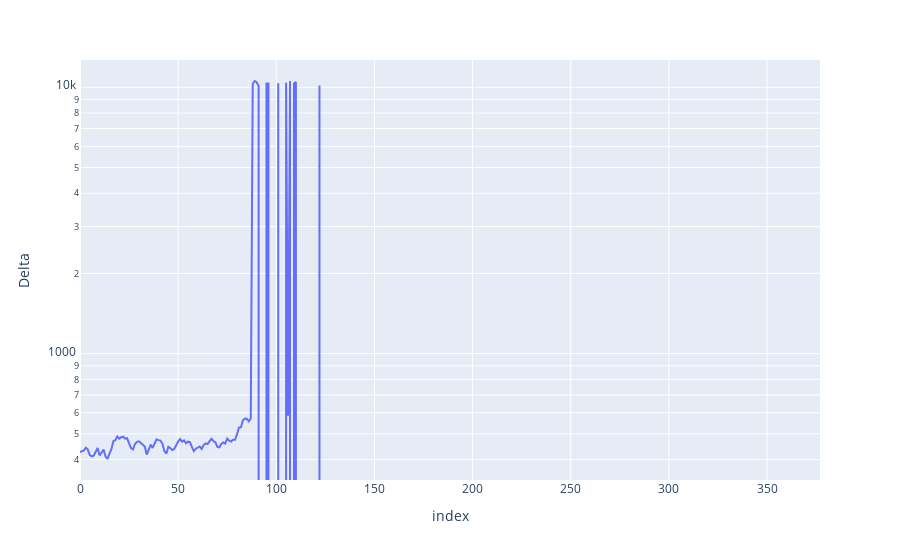

This figure's notebook cell:
### Markdown cell above
### Delta

### Code cell
px.line(greeks_df, y="Delta", log_y=True)

### Figure 1 — Plotly figure (JSON) as saved in the notebook; plotly's stock layout.template omitted (floating-point values rounded to 4 significant figures; data arrays with more than 128 entries replaced by an {"elided": "..."} marker saying what was removed)
{"data": [{"hovertemplate": "index=%{x}<br>Delta=%{y}<extra></extra>", "legendgroup": "", "line": {"color": "#636efa", "dash": "solid"}, "marker": {"symbol": "circle"}, "mode": "lines", "name": "", "orientation": "v", "showlegend": false, "type": "scatter", "x": {"elided": "378 int values"}, "xaxis": "x", "y": {"elided": "378 float values"}, "yaxis": "y"}], "layout": {"legend": {"tracegroupgap": 0}, "margin": {"t": 60}, "xaxis": {"anchor": "y", "domain": [0, 1], "title": {"text": "index"}}, "yaxis": {"anchor": "x", "domain": [0, 1], "title": {"text": "Delta"}, "type": "log"}}}
